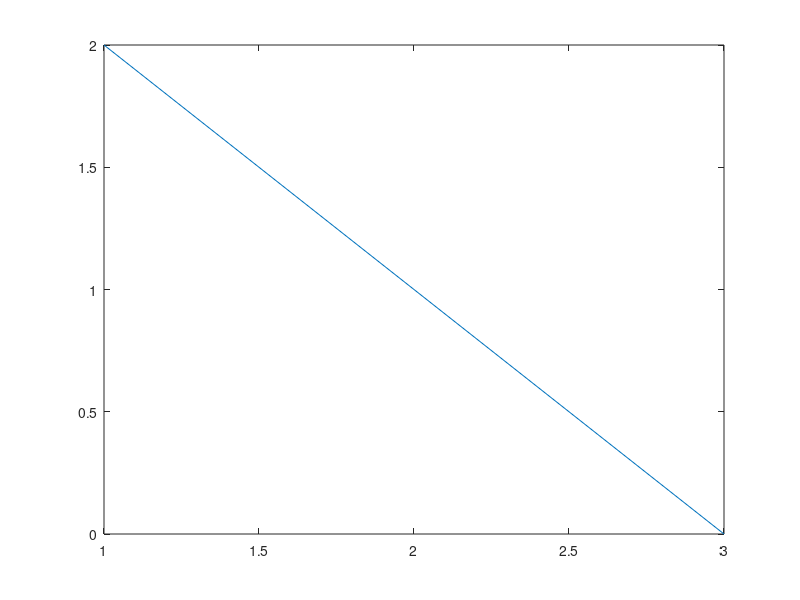

MATLAB code for this plot:
% covers: 1 - (Scope, complex values) plot of a complex vector is refused by cycle 10's gate with its message, exit 1
% NOTE: MATLAB plots the real part against the imaginary part; SplatCrab
% NOTE: refuses a complex argument, the deviation the spec records.
% The text is cycle 10's, as tests/cases/10-complex/err_floor_complex_input.err
% has it. The gate refuses before plot runs, so nothing is drawn or written.
plot([1+2i 3]);
